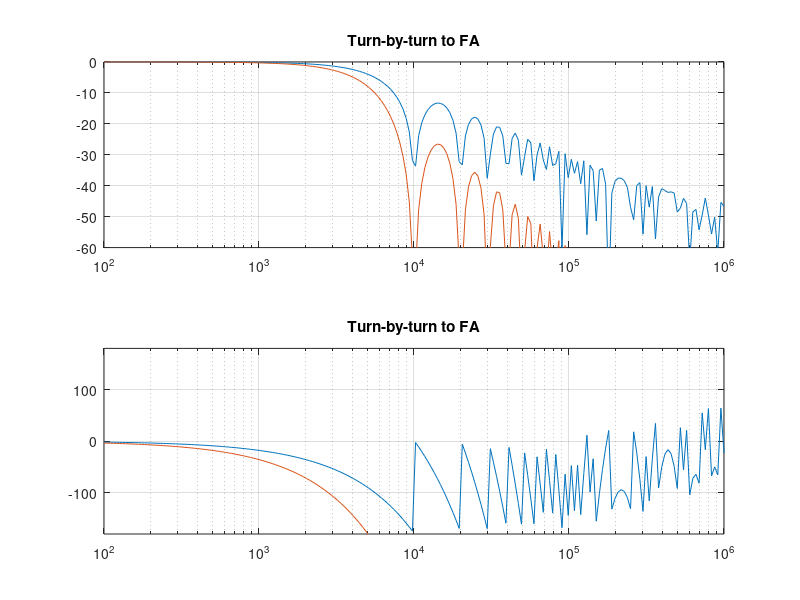
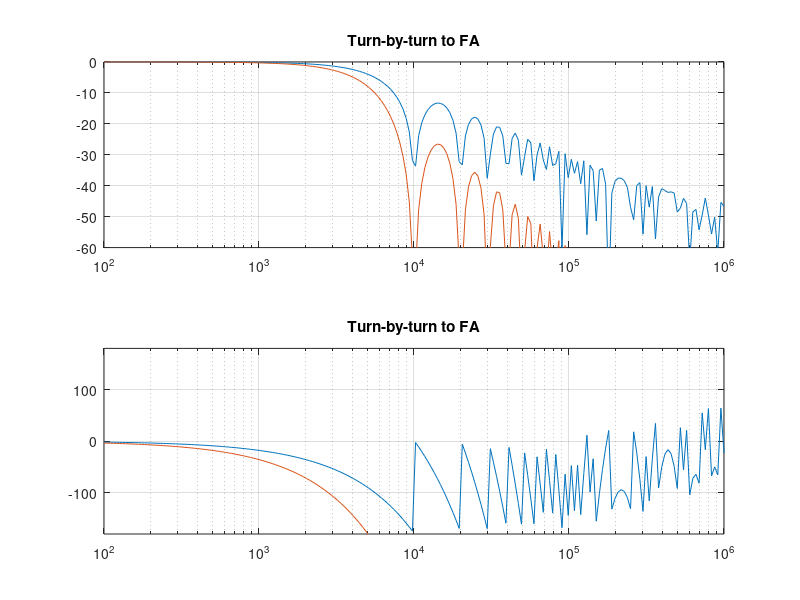
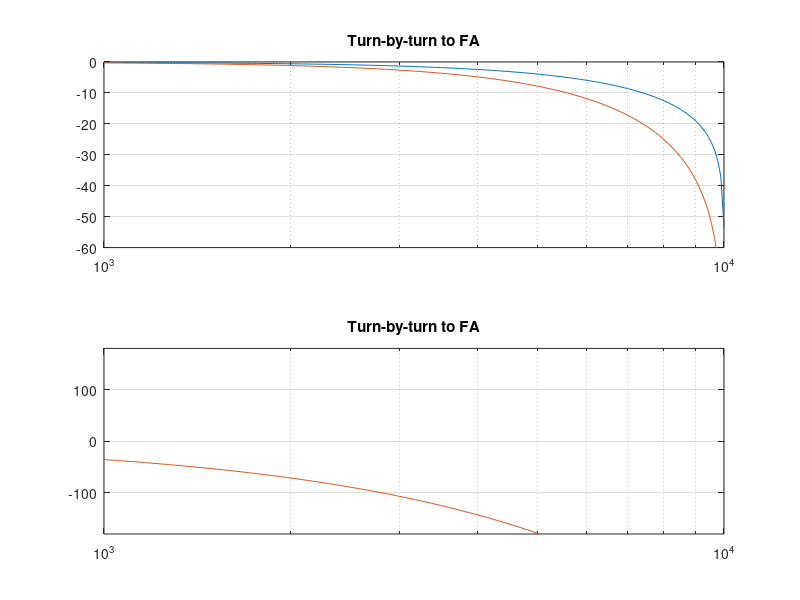
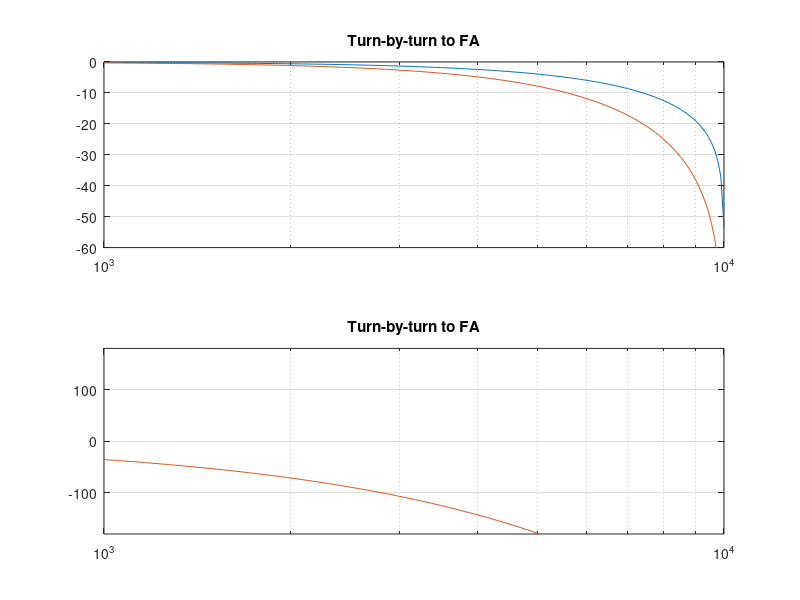

Recreate these plots in MATLAB, in order. (Note: a time limit stopped this script after it produced the figures.)
format long g

global svplot=1;

function doplot(system1, system2, Flo, Fhi, name)
    global svplot;
    Fxaxis = logspace(floor(log10(Flo)), ceil(log10(Fhi)), 200);
    [mag(:,1), phase(:,1)] = bode(system1, 2*pi*Fxaxis);
    [mag(:,2), phase(:,2)] = bode(system2, 2*pi*Fxaxis);
    subplot(2,1,1);
    semilogx(Fxaxis, 20*log10(abs(mag)));
    axis([-Inf, Inf, -60, 0])
    grid on
    title(name)
    subplot(2,1,2);
    semilogx(Fxaxis, phase);
    axis([-Inf, Inf, -180, 180])
    grid on
    title(name)
    print(['foo' num2str(svplot) '.svg'], '-dsvg')
    print(['foo' num2str(svplot) '.pdf'], '-dpdfwrite')
    svplot += 1
end

for i = 1:2
    if i == 1
        name = 'Turn-by-turn to FA'
        decimationFactor = 152
        Fsample = 499.64e6 / 328
        Flo = 1000
        Fhi = 10000
    else
        name = 'FA to SA'
        decimationFactor = 500
        Fsample = 499.64e6 / 328 / 152 / 2
        Flo = 1
        Fhi = 10
    end
    cic1_num = ones(1, decimationFactor) / decimationFactor;
    cic1_den = [1, zeros(1, decimationFactor - 1)];
    sysCIC1 = tf(cic1_num, cic1_den , 1/Fsample);
    cic2_num = conv(cic1_num, cic1_num);
    cic2_den = conv(cic1_den, cic1_den);
    sysCIC2 = tf(cic2_num, cic2_den , 1/Fsample);

    doplot(sysCIC1, sysCIC2, Fsample/decimationFactor/100, Fsample/2, name)
    doplot(sysCIC1, sysCIC2, Flo, Fhi, name)
end
